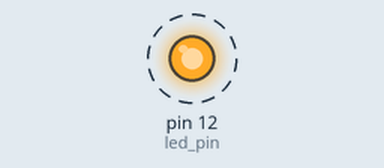
Recording of a sketch running on a simulated Arduino Uno, built with avr-gcc and run on an emulated ATmega328P. On the bench: output pins drawn as LEDs (lit = HIGH). Dashed ring = blinking.

Above: at 0.5 s.
Timing chart, 0 to 4.6 s (numbered marks = the images above):
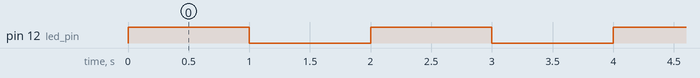

Measured:
- by itself, pin 12 (led_pin): alternates HIGH for 1.0 s and LOW for 1.0 s

The sketch:

c3_ino.ino
```cpp
int led_pin = 12;

void setup() {
    // put your setup code here, to run once:
    pinMode(led_pin, OUTPUT);
    digitalWrite(led_pin, HIGH);
}

void loop() {
    // put your main code here, to run repeatedly:
    digitalWrite(led_pin, HIGH);
    delay(1000);
    digitalWrite(led_pin, LOW);
    delay(1000);
}
```
